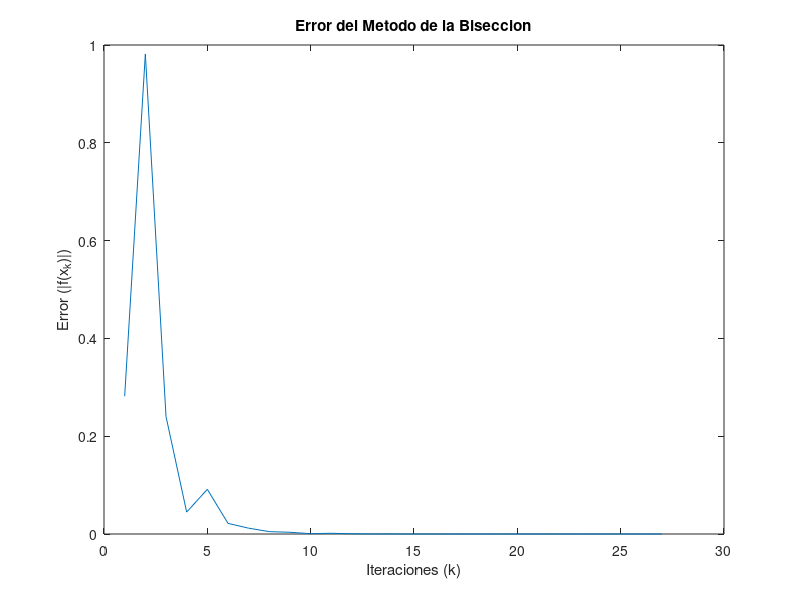

The MATLAB source for this figure:
%Ejemplo para encontrar una solucion de la ecuacion 
% e^x-x-2=0 en [0,2]
clc; clear; close all
f=@(x)exp(x)-x-2;
a=0; b=2;
if f(a)*f(b)<=0  %Verificar que se cumpla el Teorema de Bolzano
  tol=10^-8;
  error=tol+1;
  k=0; e=[];
  while error>tol  %Falta poner otra codicion de parada: Iteracione M�ximas
    k=k+1;
    x=(a+b)/2;
    if f(a)*f(x)<=0 %[a,x] cumple el teorema de Bolzano
      b=x;
    else %[x,b] cumple el teorema de Bolzano
      a=x;
    end  
    error=abs(f(x));
    e=[e error];
  end
  x
  error
  k
  plot(1:k,e)
  xlabel('Iteraciones (k)')
  ylabel('Error (|f(x_k)|)')
  title('Error del Metodo de la Biseccion')
else
  display('No cumple la condicion del Teorema de Bolzano')  
end
